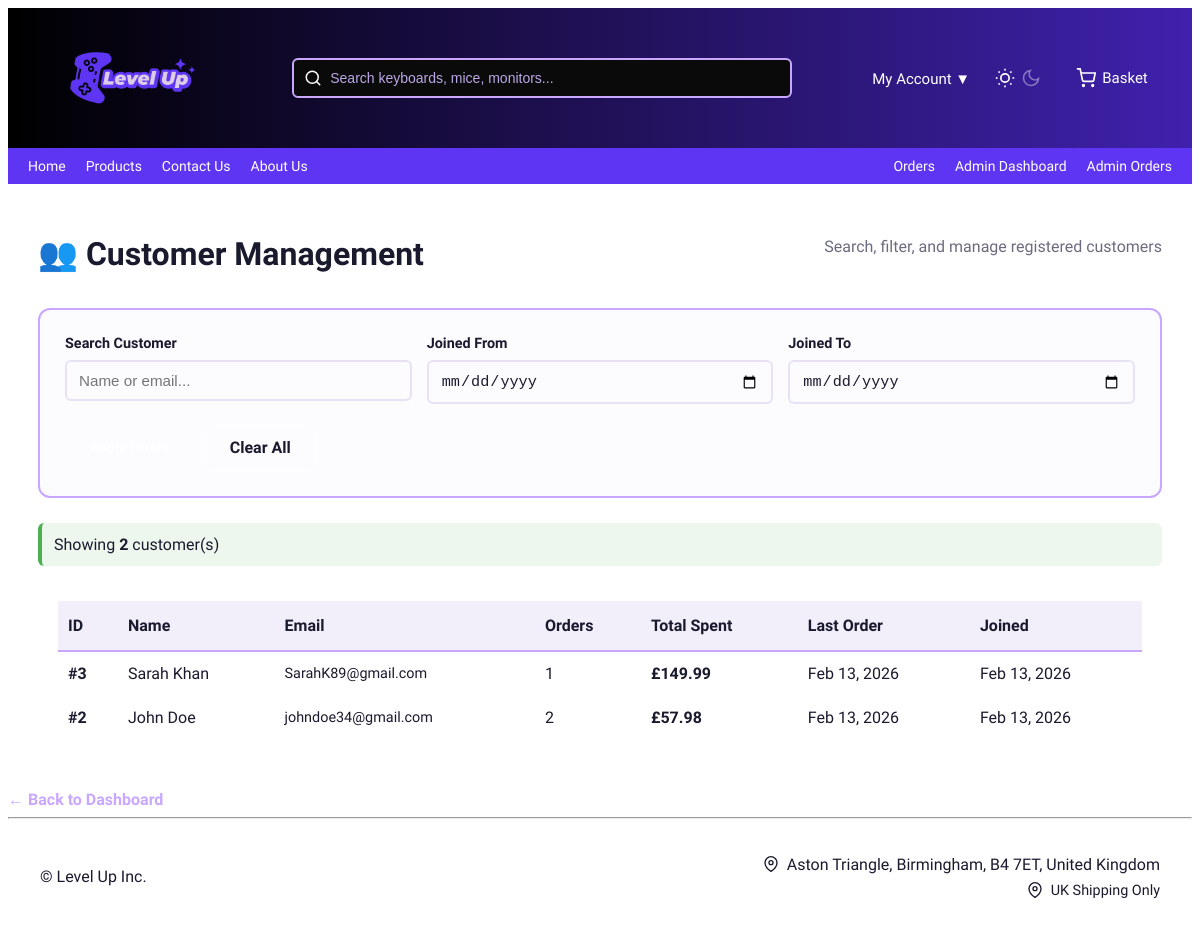
The page /public/index.php?page=admin-customers (signed in) on the database its author committed.
### tables this page shows
CREATE TABLE users (
  user_id INT AUTO_INCREMENT PRIMARY KEY,
  name VARCHAR(100) NOT NULL,
  email VARCHAR(150) NOT NULL UNIQUE,
  password VARCHAR(255) NOT NULL,
  role ENUM('customer','admin') DEFAULT 'customer',
  phone VARCHAR(20),

  password_changed BOOLEAN DEFAULT 0,
  last_login TIMESTAMP NULL,

  created_at TIMESTAMP DEFAULT CURRENT_TIMESTAMP
);

### src/Controllers/AdminCustomerController.php (called while the page is built, shortened)
<?php
class AdminCustomerController extends BaseAdminController {
    public function list()
{
    $db = Database::getInstance()->getConnection();
    $sql = "  SELECT
            u.user_id,
            u.name,
            u.email,
            u.phone,
            u.created_at,
            COUNT(o.order_id) AS total_orders,
            COALESCE(SUM(o.total_price), 0) AS total_spent,
            MAX(o.created_at) AS last_order_date
        FROM users u
        LEFT JOIN orders o ON u.user_id = o.user_id
        WHERE u.role = 'customer'
    ";
    $params = [];
    $sql .= "
        GROUP BY u.user_id
        ORDER BY u.created_at DESC
    ";
    $stmt = $db->prepare($sql);
    $stmt->execute($params);
    $customers = $stmt->fetchAll(PDO::FETCH_ASSOC);
    include __DIR__ . '/../../templates/admin/customers.php';
}
}
?>

### templates/admin/customers.php (the view, shortened to what this page needs)
<?php include __DIR__ . '/../header.php'; ?>
<div class="admin-orders-container">
    <div class="admin-header">
        <h1>👥 Customer Management</h1>
        <p>Search, filter, and manage registered customers</p>
    </div>
   <div class="filter-section">
    <form method="GET" action="index.php" class="filter-form">
        <div class="filter-row">
            <div class="filter-group">
                <label> Search Customer</label>
                <input type="text"
                       name="search"
                       placeholder="Name or email..."
                       value="<?= htmlspecialchars($_GET['search'] ?? '') ?>">
            </div>
            <div class="filter-group">
                <label> Joined From</label>
                <input type="date"
                       name="date_from"
                       value="<?= htmlspecialchars($_GET['date_from'] ?? '') ?>">
            </div>
            <div class="filter-group">
                <label> Joined To</label>
                <input type="date"
                       name="date_to"
                       value="<?= htmlspecialchars($_GET['date_to'] ?? '') ?>">
            </div>
        </div>
        <div class="filter-actions">
            <button type="submit" class="btn-filter">Apply Filters</button>
            <a href="index.php?page=admin-customers" class="btn-clear">Clear All</a>
        </div>
    </form>
</div>
    <div class="results-summary">
        Showing <strong><?= count($customers) ?></strong> customer(s)
    </div>
    <div class="table-container">
        <table class="admin-table">
            <thead>
                <tr>
                    <th>ID</th>
                    <th>Name</th>
                    <th>Email</th>
                    <th>Orders</th>
                    <th>Total Spent</th>
                    <th>Last Order</th>
                    <th>Joined</th>
                </tr>
            </thead>
            <tbody>
            <?php if (empty($customers)): ?>
                <tr>
                    <td colspan="7" class="no-results">
                        No customers found matching your criteria
                    </td>
                </tr>
            <?php else: ?>
                <?php foreach ($customers as $c): ?>
                    <tr class="clickable-row"
                        data-href="index.php?page=admin-customer-view&id=<?= $c['user_id'] ?>">
                        <td><strong>#<?= $c['user_id'] ?></strong></td>
                        <td><?= htmlspecialchars($c['name']) ?></td>
                        <td class="email-cell"><?= htmlspecialchars($c['email']) ?></td>
                        <td><?= (int)$c['total_orders'] ?></td>
                        <td class="price-cell">
                            £<?= number_format($c['total_spent'] ?? 0, 2) ?>
                        </td>
                        <td>
                            <?= $c['last_order_date']
                                ? date('M d, Y', strtotime($c['last_order_date']))
                                : '—'
                            ?>
                        </td>
                        <td><?= date('M d, Y', strtotime($c['created_at'])) ?></td>
                    </tr>
                <?php endforeach; ?>
            <?php endif; ?>
            </tbody>
        </table>
    </div>
</div>
<a href="index.php?page=dashboard" class="btn-secondary">
   ← Back to Dashboard
</a>
<?php include __DIR__ . '/../footer.php'; ?>

### public/assets/css/style.css (style rules this page uses)
:root { --bg-primary: #ffffff; --bg-secondary: #f5f5f5; --text-primary: #1a1a2e; --text-secondary: #6b6b80; --highlight-color: #5e35f2; --highlight-dark: #3f21ad; --danger: #ff4f4f; --lavender: #C9A7FF; --border-color: #e6e6ee; --shadow: 0 4px 16px rgba(0,0,0,0.06); --shadow-lg: 0 12px 40px rgba(0,0,0,0.12); }
body { background-color: var(--bg-primary); color: var(--text-primary); font-family: "Science Gothic", sans-serif; font-optical-sizing: auto; font-weight: 300; font-variation-settings: "slnt" 0, "wdth" 100, "CTRS" 0; transition: background-color 0.3s, color 0.3s; }

### public/assets/css/admin.css (style rules this page uses)
.admin-orders-container { max-width: 1400px; margin: 0 auto; padding: 30px; }
.admin-header { margin-bottom: 30px; }
.admin-header h1 { color: var(--text-primary); margin-bottom: 5px; }
.admin-header p { color: var(--text-secondary); }
.filter-section { background: rgba(188, 168, 230, 0.05); border: 2px solid var(--lavender); border-radius: 12px; padding: 25px; margin-bottom: 25px; }
.filter-form { display: flex; flex-direction: column; gap: 20px; }
.filter-row { display: grid; grid-template-columns: repeat(auto-fit, minmax(200px, 1fr)); gap: 15px; }
.filter-group { display: flex; flex-direction: column; gap: 8px; }
.filter-group label { color: var(--text-primary); font-weight: 600; font-size: 0.9rem; }
.filter-group input, .filter-group select { padding: 10px 12px; border: 2px solid rgba(188, 168, 230, 0.3); border-radius: 6px; background: rgba(255, 255, 255, 0.05); color: var(--text-primary); font-size: 0.95rem; }
.filter-actions { display: flex; gap: 10px; }
.btn-filter, .btn-clear { padding: 12px 24px; border-radius: 8px; font-weight: 600; cursor: pointer; transition: all 0.3s ease; text-decoration: none; display: inline-block; border: none; }
.btn-filter { background: var(--highlight); color: white; }
.btn-clear { background: rgba(255, 255, 255, 0.1); color: var(--text-primary); border: 2px solid rgba(255, 255, 255, 0.2); }
.results-summary { margin-bottom: 15px; padding: 12px; background: rgba(76, 175, 80, 0.1); border-left: 4px solid #4caf50; border-radius: 6px; }
.clickable-row { cursor: pointer; transition: background 0.2s ease; }
.table-container { overflow-x: auto; background: rgba(255, 255, 255, 0.02); border-radius: 12px; padding: 20px; }
.admin-table { width: 100%; border-collapse: collapse; }
.admin-table thead { background: rgba(188, 168, 230, 0.2); }
.admin-table th { padding: 15px; text-align: left; color: var(--text-primary); font-weight: 600; border-bottom: 2px solid var(--lavender); }
.admin-table td { padding: 15px; border-bottom: 1px solid rgba(255, 255, 255, 0.1); color: var(--text-primary); }
.email-cell { font-size: 0.9rem; color: var(--text-secondary); }
.price-cell { font-weight: 600; color: var(--highlight); }
.btn-secondary { color: var(--lavender); text-decoration: none; font-weight: 600; }
.price-cell, .value-cell { font-weight: 600; color: var(--highlight); }
.admin-header { margin-bottom: 30px; display: flex; justify-content: space-between; align-items: center; flex-wrap: wrap; gap: 15px; }
.filter-row { display: grid; grid-template-columns: repeat(auto-fit, minmax(250px, 1fr)); gap: 15px; }
.admin-table th { padding: 15px 10px; text-align: left; color: var(--text-primary); font-weight: 600; border-bottom: 2px solid var(--lavender); white-space: nowrap; }
.admin-table td { padding: 12px 10px; border-bottom: 1px solid rgba(255, 255, 255, 0.1); color: var(--text-primary); }
.price-cell { font-weight: 600; }

### rows shown on the page
users: user_id "3", name "Sarah Khan", email "SarahK89@gmail.com", total_orders "1", total_spent "149.99", last_order_date "Feb 13, 2026", created_at "Feb 13, 2026"
users: user_id "2", name "John Doe", email "johndoe34@gmail.com", total_orders "2", total_spent "57.98", last_order_date "Feb 13, 2026", created_at "Feb 13, 2026"

### other values the page prints
count($customers) "2"
